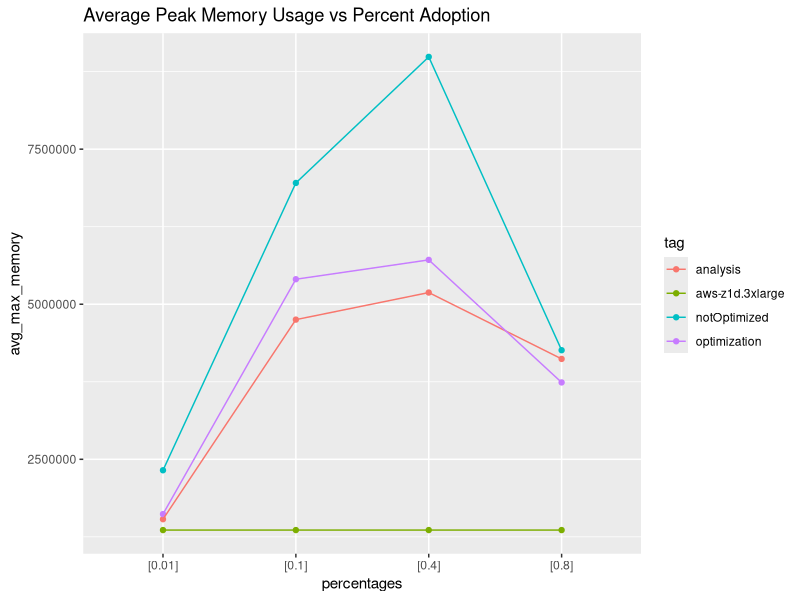
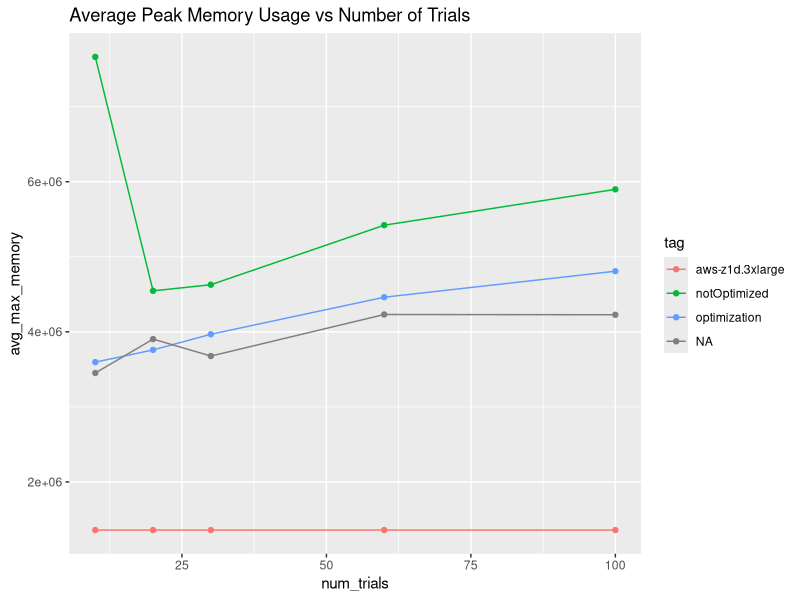
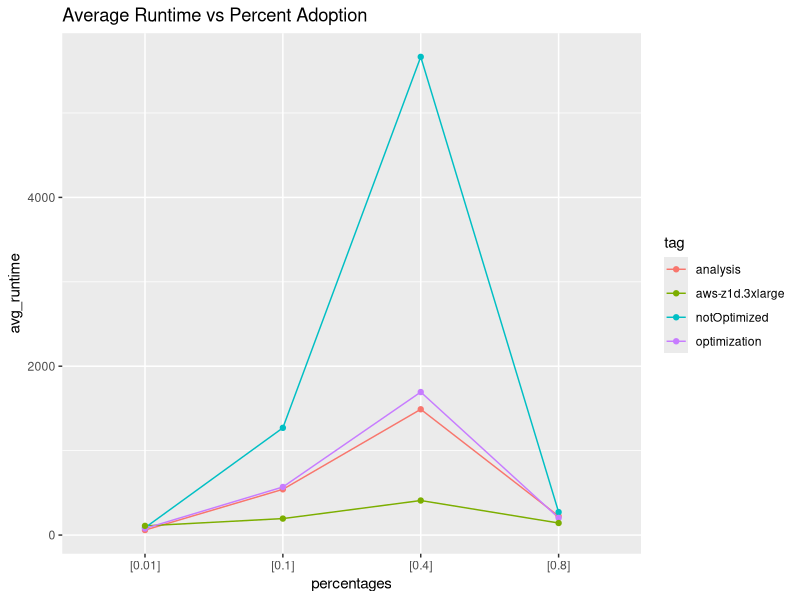
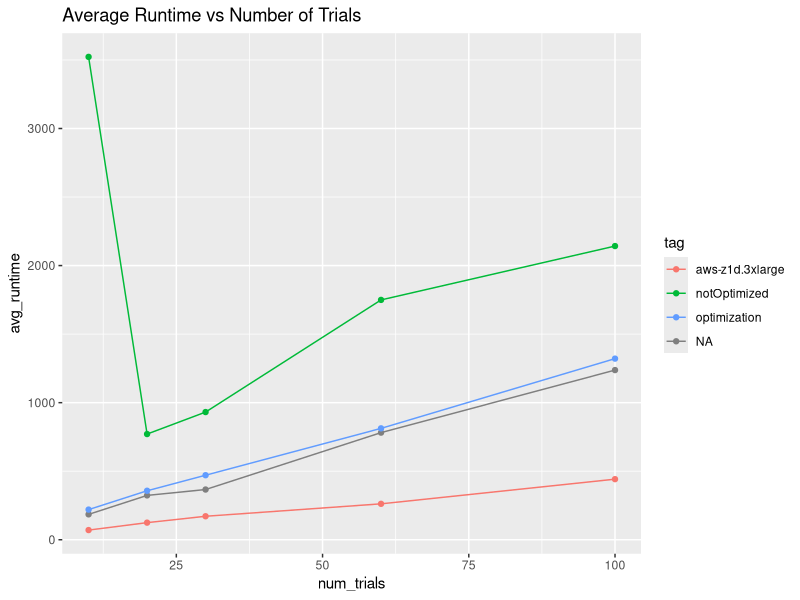

Source code (R) for these figures, in order:
library(readr)
library(ggplot2)
library(dplyr)

############################
# Load Data
############################

raw_data = read_tsv('../secure_monitoring_service_pkg/tests/performance_tests/benchmark/results.tsv')


############################
# Preprocessing
############################

# Set columns types as needed
raw_data$policy <- as.factor(raw_data$policy)
raw_data$hijack_type <- as.factor(raw_data$hijack_type)
raw_data$percentages <- as.factor(raw_data$percentages)

# Select benchmarks
selected_raw_data <- raw_data[raw_data$tag == "analysis", ]
not_optimized_raw_data <- raw_data[raw_data$tag == "notOptimized", ]
optimization_raw_data <- raw_data[raw_data$tag == "optimization", ]
aws_raw_data <- raw_data[raw_data$tag == "aws-z1d.3xlarge", ]


# -----------------------------
# Aggregate Data
# -----------------------------

# Subprefix Attack
subprefix_percentage_grouping <- selected_raw_data %>% group_by(tag, policy, hijack_type, percentages) %>% summarise(avg_max_memory = mean(max_memory),
                                                                                                                 avg_runtime = mean(runtime)) %>% filter(hijack_type == "V4SubprefixHijackScenario")
subprefix_trials_grouping <- selected_raw_data %>% group_by(policy, hijack_type, num_trials) %>% summarise(avg_max_memory = mean(max_memory),
                                                                                                            avg_runtime = mean(runtime)) %>% filter(hijack_type == "V4SubprefixHijackScenario")


# AutoImmune Attack Before Optimization
autoimmune_percentage_grouping <- not_optimized_raw_data %>% group_by(tag, policy, hijack_type, percentages) %>% summarise(avg_max_memory = mean(max_memory),
                                                                                            avg_runtime = mean(runtime)) %>% filter(hijack_type == "SubprefixAutoImmuneScenario")
autoimmune_trials_grouping <- not_optimized_raw_data %>% group_by(tag, policy, hijack_type, num_trials) %>% summarise(avg_max_memory = mean(max_memory),
                                                                                    avg_runtime = mean(runtime)) %>% filter(hijack_type == "SubprefixAutoImmuneScenario")

# AutoImmune Attack After Optimization
optimization_percentage_grouping <- optimization_raw_data %>% group_by(tag, policy, hijack_type, percentages) %>% summarise(avg_max_memory = mean(max_memory),
                                                                                                                 avg_runtime = mean(runtime))
optimization_trials_grouping <- optimization_raw_data %>% group_by(tag, policy, hijack_type, num_trials) %>% summarise(avg_max_memory = mean(max_memory),
                                                                                                                  avg_runtime = mean(runtime))

# AutoImmune Attack After Optimization on AWS
aws_optimization_percentage_grouping <- aws_raw_data %>% group_by(tag, policy, hijack_type, percentages) %>% summarise(avg_max_memory = mean(max_memory),
                                                                                                                            avg_runtime = mean(runtime))
aws_optimization_trials_grouping <- aws_raw_data %>% group_by(tag, policy, hijack_type, num_trials) %>% summarise(avg_max_memory = mean(max_memory),
                                                                                                                       avg_runtime = mean(runtime))

# Merged Percentage Group
merged_data_percentage <- rbind(subprefix_percentage_grouping, autoimmune_percentage_grouping)
merged_data_percentage <- rbind(merged_data_percentage, optimization_percentage_grouping)
merged_data_percentage <- rbind(merged_data_percentage, aws_optimization_percentage_grouping)
k1_policy_merged_percentage <- merged_data_percentage %>% filter(policy == 'v4k1')

# Merged Trials Group
merged_data_trials <- rbind(subprefix_trials_grouping, autoimmune_trials_grouping)
merged_data_trials <- rbind(merged_data_trials, optimization_trials_grouping)
merged_data_trials <- rbind(merged_data_trials, aws_optimization_trials_grouping)
k1_policy_merged_trials <- merged_data_trials %>% filter(policy == 'v4k1')


##################################
# Plotting
##################################

# -----------------------------
# Memory Plots
# -----------------------------

ggplot(k1_policy_merged_percentage, aes(x=percentages, y=avg_max_memory, color=tag, group=tag)) + 
  geom_point() + 
  geom_line() + 
  labs(title = "Average Peak Memory Usage vs Percent Adoption")

ggplot(k1_policy_merged_trials, aes(x=num_trials, y=avg_max_memory, color=tag, group=tag)) + 
  geom_point() + 
  geom_line() + 
  labs(title = "Average Peak Memory Usage vs Number of Trials")


# ggplot(percentage_grouping, aes(x=percentages, y=avg_max_memory, color=policy, group=policy)) + geom_point() + geom_line() + labs(title = "Average Peak Memory Usage vs Percent Adoption")
# ggplot(trials_grouping, aes(x=num_trials, y=avg_max_memory, color=policy)) + geom_point() + geom_line() + labs(title = "Average Peak Memory Usage vs Number of Trials")


# -----------------------------
# Runtime Results
# -----------------------------

ggplot(k1_policy_merged_percentage, aes(y=avg_runtime, x=percentages, group=tag, color=tag)) + 
  geom_line() + 
  geom_point() + 
  labs(title = "Average Runtime vs Percent Adoption")

ggplot(k1_policy_merged_trials, aes(y=avg_runtime, x=num_trials, group=tag, color=tag)) + 
  geom_line() + 
  geom_point() + 
  labs(title = "Average Runtime vs Number of Trials")


# ggplot(percentage_grouping, aes(x=percentages, y=avg_runtime, color=policy, group=policy)) + geom_point() + geom_line() + labs(title = "Average Runtime vs Percent Adoption")
# ggplot(trials_grouping, aes(x=num_trials, y=avg_runtime, color=policy)) + geom_point() + geom_line() + labs(title = "Average Runtime vs Number of Trials")
